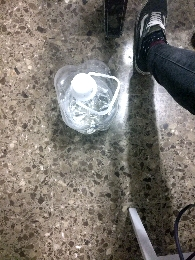
%> input picture Servidor/Imagenes_A_Procesar/paraProcesar.jpg, 195 x 260 px
$ octave --eval "procesarImagen;"   (GNU Octave 9; MATLAB toolbox functions it lacks are replaced by stand-ins)
%> lines starting %> are read from the running program, lines starting %| are printed output that depends on the picture; in (x1, y1, x2, y2) boxes, pixels count from 0 and x2, y2 are one past the last pixel; in counts of white or black regions, pixels touching at a corner belong together; the program's own positions count from 1
function procesarImagen()
image=imread('./Imagenes_A_Procesar/paraProcesar.jpg');
%> image is the input picture: size 260x195x3 uint8; mean R, G, B 121.4, 115.7, 109.3

%  Se comprueba si es escala de grises y si no lo es se vuelve escala de
%  grises
%------------------------------------------------------------
if size(image,3)==3
    image=rgb2gray(image);
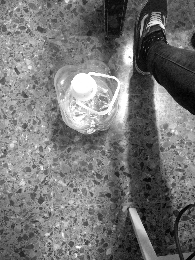
%> image: size 260x195 uint8; min 1, max 255, mean 116.7
end

T = graythresh(image);
%> T = 0.443
BW = imbinarize(image, T);
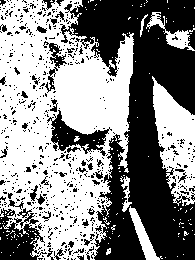
%> BW: size 260x195 logical; 53.4% white; 605 black regions (560 under 20 px), largest, box (x1, y1, x2, y2) and area: (60, 0, 195, 260) 17697, (0, 208, 47, 260) 1455, (47, 110, 112, 156) 1073
BW2 = imcomplement(BW);

imwrite(BW2, './Imagenes_Procesadas/binaria.jpg')
end
